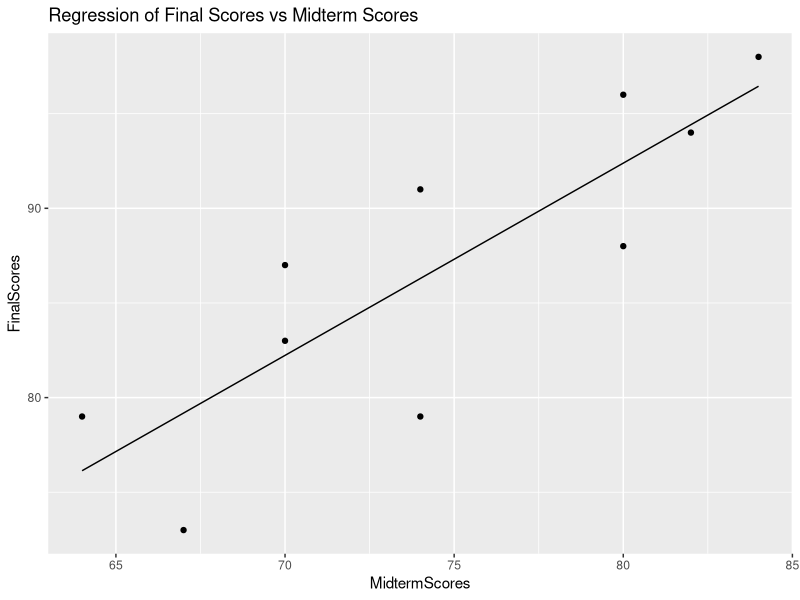
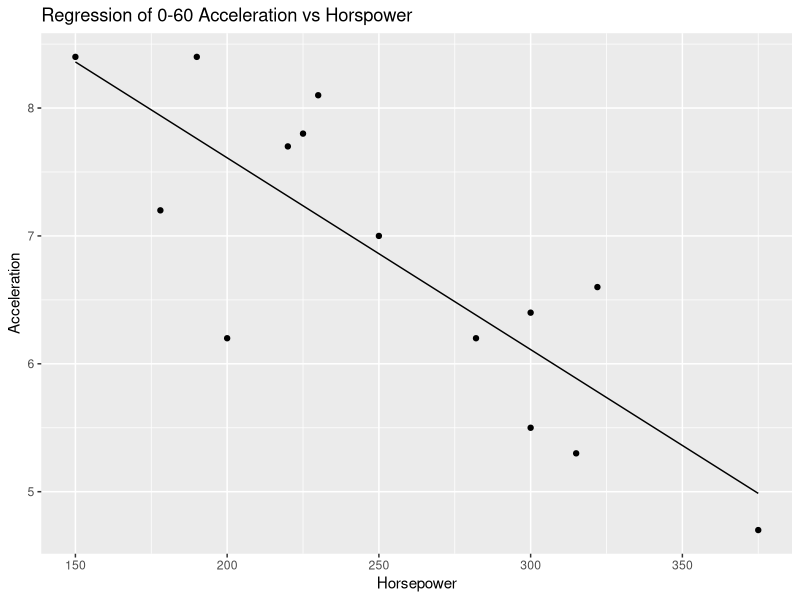
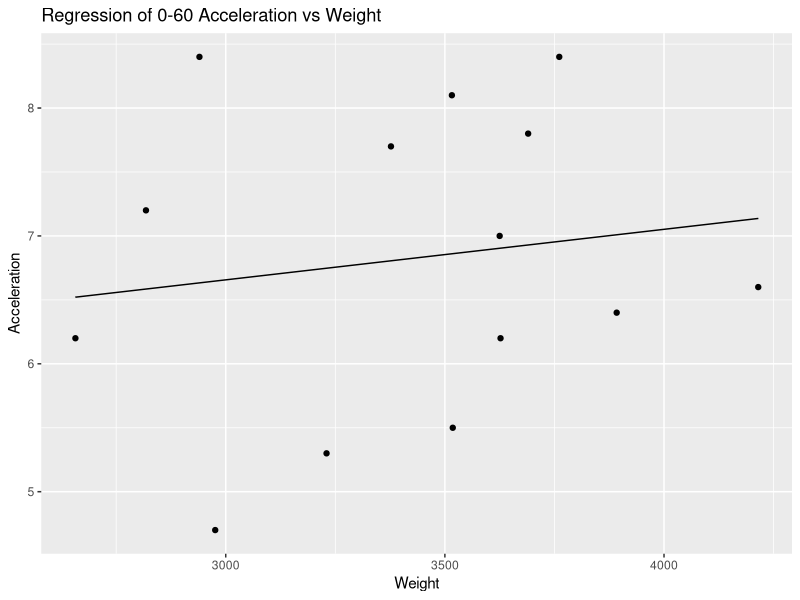

Generate these figures, in order, with R:
## ---- chunk 1
midterms <- c(70, 74, 80, 84, 80, 67, 70, 64, 74, 82)
finals <- c(87, 79, 88, 98, 96, 73, 83, 79, 91, 94)

meanx <- sum(midterms) / 10
meany <- sum(finals) / 10

beta <- sum((finals - meany) * (midterms - meanx)) / sum((midterms - meanx)^2)

print(paste0('Sample mean x: ',meanx))
print(paste0('Sample mean y(alpha): ',meany))
print(paste0('Beta: ',beta))
## ---- chunk 2
library(tidyverse)
library(ggplot2)
## ---- chunk 3
xVals <- seq(min(midterms), max(midterms), 0.01)
yVals <- meany + beta * (xVals - meanx)
df1 <- data.frame("MidtermScores"=midterms, "FinalScores"=finals)
df2 <- data.frame("RegressionX"=xVals, "RegressionY"=yVals)
df1 %>%
  ggplot(aes(x=MidtermScores,y=FinalScores)) +
  geom_point() +
  geom_line(data=df2,aes(x=RegressionX,y=RegressionY)) +
  ggtitle('Regression of Final Scores vs Midterm Scores')
## ---- chunk 4
yHats <- meany + beta * (midterms - meanx)
sumError <- sum((finals - yHats)^2)
sigma <- sumError / 10

print(paste0('The sum of squared errors: ', sumError))
print(paste0('The variance estimate: ', sigma))
## ---- chunk 5
n <- 14
horsepower <- c(230, 225, 375, 322, 190, 150, 178, 282, 300, 220, 250, 315, 200, 300)
acceleration <- c(8.1, 7.8, 4.7, 6.6, 8.4, 8.4, 7.2, 6.2, 6.4, 7.7, 7.0, 5.3, 6.2, 5.5)
weight <- c(3516, 3690, 2976, 4215, 3761, 2940, 2818, 3627, 3892, 3377, 3625, 3230, 2657, 3518)
## ---- chunk 6
meanHorse <- sum(horsepower) / n
meanAccel <- sum(acceleration) / n

beta <- sum((acceleration - meanAccel) * (horsepower - meanHorse)) /
  sum((horsepower - meanHorse)^2)


print(paste0('Sample mean x: ',meanHorse))
print(paste0('Sample mean y(alpha): ',meanAccel))
print(paste0('Beta: ',beta))
## ---- chunk 7
xVals <- seq(min(horsepower), max(horsepower), 0.01)
yVals <- meanAccel + beta * (xVals - meanHorse)
df1 <- data.frame("Horsepower"=horsepower, "Acceleration"=acceleration)
df2 <- data.frame("RegressionX"=xVals, "RegressionY"=yVals)
df1 %>%
  ggplot(aes(x=Horsepower,y=Acceleration)) +
  geom_point() +
  geom_line(data=df2,aes(x=RegressionX,y=RegressionY)) +
  ggtitle('Regression of 0-60 Acceleration vs Horspower')
## ---- chunk 8
meanWeight <- sum(weight) / n

beta <- sum((acceleration - meanAccel) * (weight - meanWeight)) /
  sum((weight - meanWeight)^2)


print(paste0('Sample mean x: ',meanWeight))
print(paste0('Sample mean y(alpha): ',meanAccel))
print(paste0('Beta: ',beta))
## ---- chunk 9
xVals <- seq(min(weight), max(weight), 0.01)
yVals <- meanAccel + beta * (xVals - meanWeight)
df1 <- data.frame("Weight"=weight, "Acceleration"=acceleration)
df2 <- data.frame("RegressionX"=xVals, "RegressionY"=yVals)
df1 %>%
  ggplot(aes(x=Weight,y=Acceleration)) +
  geom_point() +
  geom_line(data=df2,aes(x=RegressionX,y=RegressionY)) +
  ggtitle('Regression of 0-60 Acceleration vs Weight')
